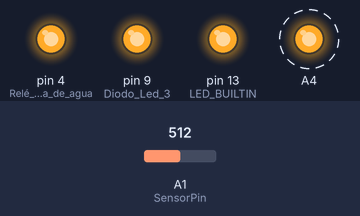
This sketch was run on a simulated Arduino Uno, built with avr-gcc and run on an emulated ATmega328P. Shown: output pins drawn as LEDs (lit = HIGH). Dashed ring = blinking. The test bench sets the inputs (shaded band); at power-on: A1 (SensorPin) = 512. What the sketch prints to the serial monitor is not drawn.

Above: at 0.5 s.
Timing chart, 0 to 3.0 s (numbered marks = the images above):
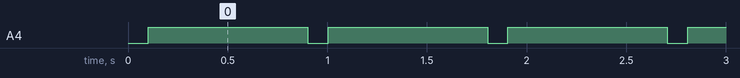

Measured:
- by itself, A4: alternates HIGH for 0.80 s and LOW for 0.10 s

The sketch:

phMeterSample.ino
```cpp
/*
# This sample codes is for testing the pH meter V1.0.
 # Editor : YouYou
 # Date   : 2013.10.12
 # Ver    : 0.1
 # Product: pH meter
 # SKU    : SEN0161
*/

#define SensorPin 1          //pH meter Analog output to Arduino Analog Input 1 (A1)
unsigned long int avgValue;  //Store the average value of the sensor feedback
float b;
int buf[10],temp;

void setup()
{
  pinMode(A4,OUTPUT);
  Serial.begin(9600);
  Serial.println("Ready");    //Test the serial monitor

    pinMode(LED_BUILTIN, OUTPUT);
    pinMode(4, OUTPUT);  //Relé entrada de agua (IN)
    pinMode(9, OUTPUT);  //Diodo Led 3

    digitalWrite(LED_BUILTIN, HIGH);   // turn the LED on (HIGH is the voltage level)
    digitalWrite(4, HIGH); //Relé entrada de agua (IN)
    digitalWrite(9, HIGH); //Diodo Led 3
}
void loop()
{
  for(int i=0;i<10;i++)       //Get 10 sample value from the sensor for smooth the value
  {
    buf[i]=analogRead(SensorPin);
    delay(10);
  }
  for(int i=0;i<9;i++)        //sort the analog from small to large
  {
    for(int j=i+1;j<10;j++)
    {
      if(buf[i]>buf[j])
      {
        temp=buf[i];
        buf[i]=buf[j];
        buf[j]=temp;
      }
    }
  }
  avgValue=0;
  for(int i=2;i<8;i++)                      //take the average value of 6 center sample
    avgValue+=buf[i];
  float phValue=(float)avgValue*5.0/1024/6; //convert the analog into millivolt
  phValue=3.5*phValue;                      //convert the millivolt into pH value
  Serial.print("    pH:");
  Serial.print(phValue,2);
  Serial.println(" ");
  digitalWrite(A4, HIGH);
  delay(800);
  digitalWrite(A4, LOW);

}
```
